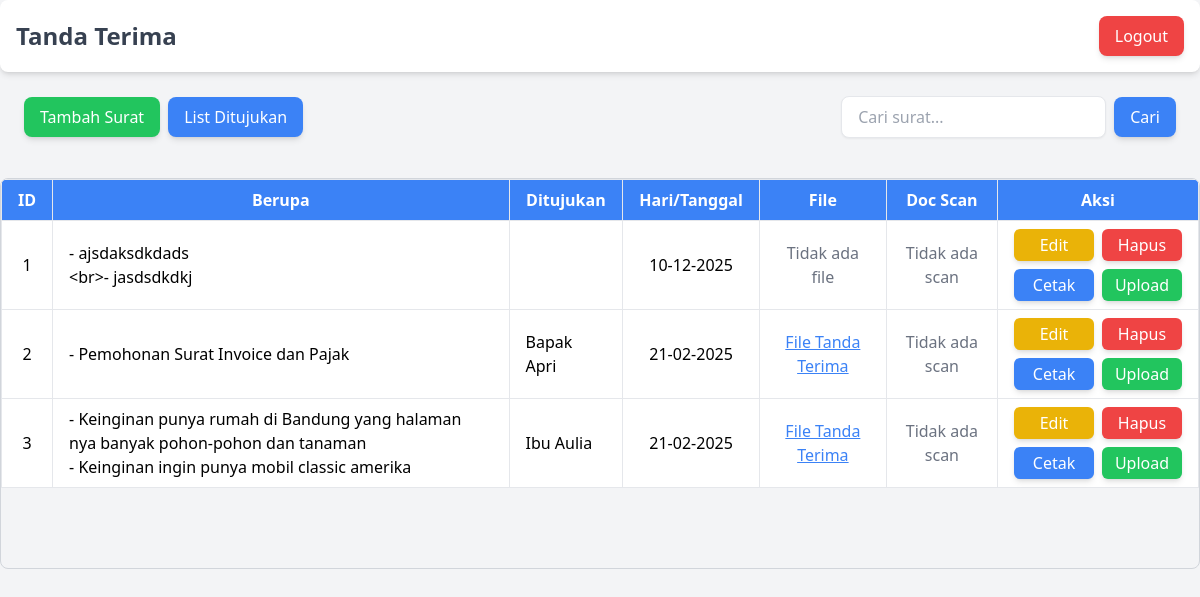
The page /index.php (signed in) on the database as committed earlier.
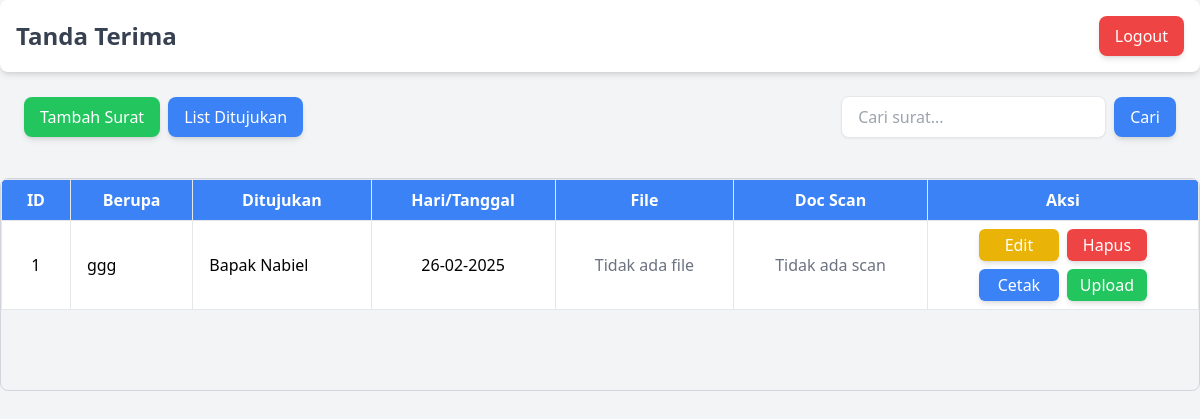
The same page on the database as committed later.
### tables this page shows
CREATE TABLE `penerima` (
  `id` int NOT NULL,
  `berupa` text NOT NULL,
  `ditunjukan` int DEFAULT NULL,
  `hari_tanggal` date NOT NULL,
  `file_path` varchar(255) DEFAULT NULL
);

CREATE TABLE `ditujukan` (
  `id` int NOT NULL,
  `sebutan` enum('Bapak','Ibu') NOT NULL,
  `nama_penerima` varchar(255) NOT NULL,
  `divisi` varchar(255) NOT NULL,
  `nama_perusahaan` varchar(255) NOT NULL
);

### index.php (the view, shortened to what this page needs)
<?php
include './auth/koneksi.php';
$search = isset($_GET['search']) ? $_GET['search'] : '';
$sql = "
    SELECT penerima.*, ditujukan.nama_penerima, ditujukan.sebutan
    FROM penerima
    LEFT JOIN ditujukan ON penerima.ditunjukan = ditujukan.id
    WHERE penerima.berupa LIKE ?
    ORDER BY penerima.hari_tanggal DESC
";
$stmt = $conn->prepare($sql);
$search_param = "%$search%";
$stmt->bind_param("s", $search_param);
$stmt->execute();
$query = $stmt->get_result();
?>
<!DOCTYPE html>
<html lang="id">
<head>
    <script src="https://cdn.tailwindcss.com"></script>
</head>
<body class="bg-gray-100">
    <div class="flex items-center justify-between bg-white shadow-md p-4 rounded-lg">
        <h2 class="text-2xl font-bold text-gray-700">Tanda Terima</h2>
        <a href="logout.php" class="bg-red-500 text-white px-4 py-2 rounded-lg shadow-md hover:bg-red-600">
            Logout
        </a>
    </div>
    <div class="p-6">
        <div class="flex flex-col sm:flex-row sm:items-center sm:justify-between mb-4 space-y-2 sm:space-y-0">
            <div class="flex flex-col sm:flex-row space-y-2 sm:space-y-0 sm:space-x-2 w-full sm:w-auto">
                <a href="tambah.php" class="w-full sm:w-auto bg-green-500 text-white px-4 py-2 rounded-lg shadow-md hover:bg-green-600 text-center">
                    Tambah Surat
                </a>
                <a href="./ditujukan/ditujukan.php" class="w-full sm:w-auto bg-blue-500 text-white px-4 py-2 rounded-lg shadow-md hover:bg-blue-600 text-center">
                    List Ditujukan
                </a>
            </div>
            <form method="GET" class="flex flex-col sm:flex-row sm:items-center space-y-2 sm:space-y-0 sm:space-x-2 w-full sm:w-auto">
                <input type="text" name="search" value="<?= htmlspecialchars($search); ?>"
                    placeholder="Cari surat..."
                    class="px-4 py-2 border rounded-lg shadow-sm focus:outline-none focus:ring-2 focus:ring-blue-400 w-full sm:w-auto">
                <button type="submit" class="w-full sm:w-auto px-4 py-2 bg-blue-500 text-white rounded-lg shadow-md hover:bg-blue-600">
                    Cari
                </button>
            </form>
        </div>
    </div>
    <div class="border border-gray-300 rounded-lg overflow-hidden">
        <div class="max-h-[510px] overflow-y-auto">
            <table class="w-full mb-20 bg-white border border-gray-200">
    <thead class="bg-blue-500 text-white sticky top-0 z-4">
    <tr>
        <th class="py-2 px-4 border">ID</th>
        <th class="py-2 px-4 border">Berupa</th>
        <th class="py-2 px-4 border">Ditujukan</th>
        <th class="py-2 px-4 border">Hari/Tanggal</th>
        <th class="py-2 px-4 border">File</th>
        <th class="py-2 px-4 border">Doc Scan</th>
        <th class="py-2 px-4 border">Aksi</th>
    </tr>
</thead>
<tbody>
    <?php
    $no = 1;
    while ($row = $query->fetch_assoc()) : ?>
    <tr class="border-b hover:bg-gray-100 transition">
        <td class="py-2 px-4 border text-center"><?= $no++; ?></td>
        <td class="py-2 px-4 border"><?= nl2br(htmlspecialchars($row['berupa'])); ?></td>
        <td class="py-2 px-4 border">
            <?= (!empty($row['sebutan']) ? $row['sebutan'] . " " : "") . htmlspecialchars($row['nama_penerima']); ?>
        </td>
        <td class="py-2 px-4 border text-center"><?= date('d-m-Y', strtotime($row['hari_tanggal'])); ?></td>
        <td class="py-2 px-4 border text-center">
            <?php if (!empty($row['file_path'])): ?>
                <a href="<?= $row['file_path']; ?>" target="_blank" class="text-blue-500 underline">File Tanda Terima</a>
            <?php else: ?>
                <span class="text-gray-500">Tidak ada file</span>
            <?php endif; ?>
        </td>
        <td class="py-2 px-4 border text-center">
            <?php if (!empty($row['doc_scan_path'])): ?>
                <a href="<?= $row['doc_scan_path']; ?>" target="_blank" class="text-green-500 underline">Doc Scan</a>
            <?php else: ?>
                <span class="text-gray-500">Tidak ada scan</span>
            <?php endif; ?>
        </td>
        <td class="py-2 px-4 border text-center">
            <div class="flex flex-wrap justify-center gap-2 sm:flex-nowrap">
                <a href="edit.php?id=<?php echo $row['id']; ?>"
                class="px-3 py-1 min-w-[80px] text-center bg-yellow-500 text-white rounded-md hover:bg-yellow-600 shadow-md">
                    Edit
                </a>
                <a href="?hapus=<?php echo $row['id']; ?>"
                onclick="return confirm('Yakin ingin menghapus?');"
                class="px-3 py-1 min-w-[80px] text-center bg-red-500 text-white rounded-md hover:bg-red-600 shadow-md">
                    Hapus
                </a>
            </div>
            <div class="mt-2 flex justify-center gap-2">
                <a href="cetak_file.php?id=<?php echo sha1($row['id']); ?>" target="_blank"
                class="px-3 py-1 min-w-[80px] text-center bg-blue-500 text-white rounded-md hover:bg-blue-600 shadow-md">
                    Cetak
                </a>
                <?php if (!empty($row['file_path'])): ?>
                    <button onclick="openModal(<?php echo $row['id']; ?>, true)"
                    class="px-3 py-1 min-w-[80px] text-center bg-green-500 text-white rounded-md hover:bg-green-600 shadow-md">
                        Upload
                    </button>
                <?php else: ?>
                    <button onclick="openModal(<?php echo $row['id']; ?>, false)"
                    class="px-3 py-1 min-w-[80px] text-center bg-green-500 text-white rounded-md hover:bg-green-600 shadow-md">
                        Upload
                    </button>
                <?php endif; ?>
            </div>
        </td>
    </tr>
    <?php endwhile; ?>
</tbody>
</table>
        </div>
    </div>
</body>
</html>

Rows that differ between the two databases and show on the page:
removed penerima: berupa "- ajsdaksdkdads <br>- jasdsdkdkj", hari_tanggal "10-12-2025", shows "Tidak ada file", shows "Tidak ada scan"
removed penerima: berupa "- Pemohonan Surat Invoice dan Pajak", ditujukan.sebutan "Bapak", ditujukan.nama_penerima "Apri", hari_tanggal "21-02-2025", shows "Tidak ada scan"
removed penerima: berupa "- Keinginan punya rumah di Bandung yang halaman nya banyak pohon-pohon dan tanaman - Keinginan ingin punya mobil classic amerika", ditujukan.sebutan "Ibu", ditujukan.nama_penerima "Aulia", hari_tanggal "21-02-2025", shows "Tidak ada scan"
added penerima: berupa "ggg", ditujukan.sebutan "Bapak", ditujukan.nama_penerima "Nabiel", hari_tanggal "26-02-2025", shows "Tidak ada file", shows "Tidak ada scan"
